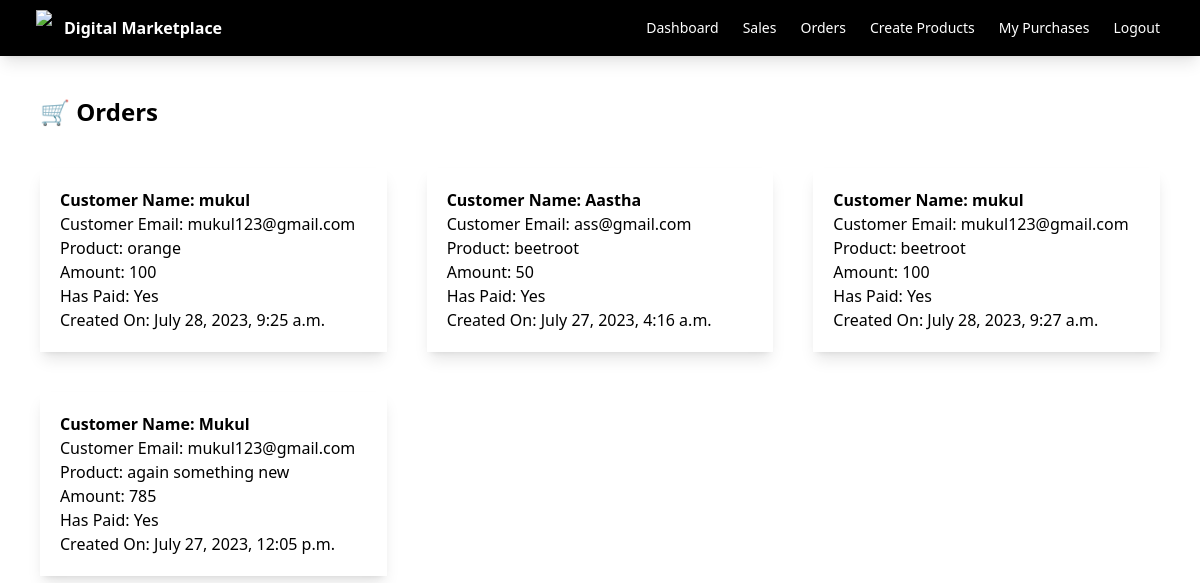
/order/ (signed in), run on the app's committed database.
### mvdm/models.py (models this page shows, shortened)
class OrderDetail(models.Model):
    customer_name = models.CharField(max_length=200)
    customer_email = models.EmailField()
    product = models.ForeignKey(Product, on_delete=models.CASCADE)
    amount = models.IntegerField()
    has_paid = models.BooleanField(default=False)
    created_on = models.DateTimeField(auto_now_add=True)
    updated_on = models.DateTimeField(auto_now_add=True)

class Product(models.Model):
    seller = models.ForeignKey(User, on_delete=models.CASCADE)
    name = models.CharField(max_length=100)
    description = models.CharField(max_length=100)
    price = models.FloatField()
    file = models.FileField(upload_to='uploads')
    total_sales_amount = models.IntegerField(default=0)
    total_sales = models.IntegerField(default=0)

### mvdm/views.py (the view)
# urls.py: path('order/',views.order, name='order'),
def order(request):
    orders = OrderDetail.objects.filter(product__seller=request.user)
    return render(request,'mvdm/order.html',{'orders':orders})

### mvdm/templates/mvdm/order.html
{% extends 'mvdm/base.html' %}
{% block body %}
<div class="flex justify-between">
    <h1 class="ml-10 mt-10 font-bold text-2xl">🛒 Orders</h1>
</div>
<div class="flex justify-center">
        <div class="flex flex-wrap m-5">
            {% for order in orders %}
            <div class="w-1/3">
                <div class="shadow-lg p-5 m-5">
                    <div class="font-bold">Customer Name: {{ order.customer_name }}</div>
                    <div>Customer Email: {{ order.customer_email }}</div>
                    <div>Product: {{ order.product.name }}</div>
                    <div>Amount: {{ order.amount }}</div>
                    <div>Has Paid: {% if order.has_paid %} Yes {% else %} No {% endif %}</div>
                    <div>Created On: {{ order.created_on }}</div>
                </div>
            </div>
            {% endfor %}
        </div>
</div>
{% endblock %}

### data on the page
OrderDetail: customer_name "mukul", customer_email "mukul123@gmail.com", product.name "orange", amount "100", has_paid "Yes", created_on "July 28, 2023, 9:25 a.m."
OrderDetail: customer_name "Aastha", customer_email "ass@gmail.com", product.name "beetroot", amount "50", has_paid "Yes", created_on "July 27, 2023, 4:16 a.m."
OrderDetail: customer_name "mukul", customer_email "mukul123@gmail.com", product.name "beetroot", amount "100", has_paid "Yes", created_on "July 28, 2023, 9:27 a.m."
OrderDetail: customer_name "Mukul", customer_email "mukul123@gmail.com", product.name "again something new", amount "785", has_paid "Yes", created_on "July 27, 2023, 12:05 p.m."
